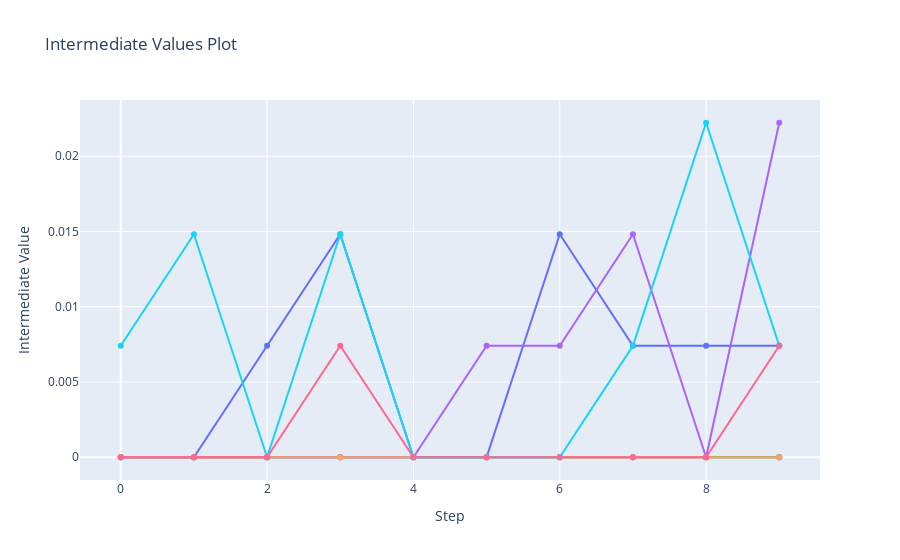

This figure's notebook cell:
### Code cell
optuna.visualization.plot_intermediate_values(study)

### Figure 1 — Plotly figure (JSON) as saved in the notebook; plotly's stock layout.template omitted (floating-point values rounded to 4 significant figures)
{"data": [{"marker": {"maxdisplayed": 10}, "mode": "lines+markers", "name": "Trial0", "type": "scatter", "x": [0, 1, 2, 3, 4, 5, 6, 7, 8, 9], "y": [0, 0, 0.007407, 0.01481, 0, 0, 0.01481, 0.007407, 0.007407, 0.007407]}, {"marker": {"maxdisplayed": 10}, "mode": "lines+markers", "name": "Trial1", "type": "scatter", "x": [0, 1, 2, 3, 4, 5, 6, 7, 8, 9], "y": [0, 0, 0, 0, 0, 0, 0, 0, 0, 0]}, {"marker": {"maxdisplayed": 10}, "mode": "lines+markers", "name": "Trial2", "type": "scatter", "x": [0, 1, 2, 3, 4, 5, 6, 7, 8, 9], "y": [0, 0, 0, 0, 0, 0, 0, 0, 0, 0]}, {"marker": {"maxdisplayed": 10}, "mode": "lines+markers", "name": "Trial3", "type": "scatter", "x": [0, 1, 2, 3, 4, 5, 6, 7, 8, 9], "y": [0, 0, 0, 0, 0, 0.007407, 0.007407, 0.01481, 0, 0.02222]}, {"marker": {"maxdisplayed": 10}, "mode": "lines+markers", "name": "Trial4", "type": "scatter", "x": [0, 1, 2, 3, 4, 5, 6, 7, 8, 9], "y": [0, 0, 0, 0, 0, 0, 0, 0, 0, 0]}, {"marker": {"maxdisplayed": 10}, "mode": "lines+markers", "name": "Trial5", "type": "scatter", "x": [0, 1, 2, 3, 4, 5, 6, 7, 8, 9], "y": [0.007407, 0.01481, 0, 0.01481, 0, 0, 0, 0.007407, 0.02222, 0.007407]}, {"marker": {"maxdisplayed": 10}, "mode": "lines+markers", "name": "Trial6", "type": "scatter", "x": [0, 1, 2, 3, 4, 5, 6, 7, 8, 9], "y": [0, 0, 0, 0.007407, 0, 0, 0, 0, 0, 0.007407]}], "layout": {"showlegend": false, "title": {"text": "Intermediate Values Plot"}, "xaxis": {"title": {"text": "Step"}}, "yaxis": {"title": {"text": "Intermediate Value"}}}}
